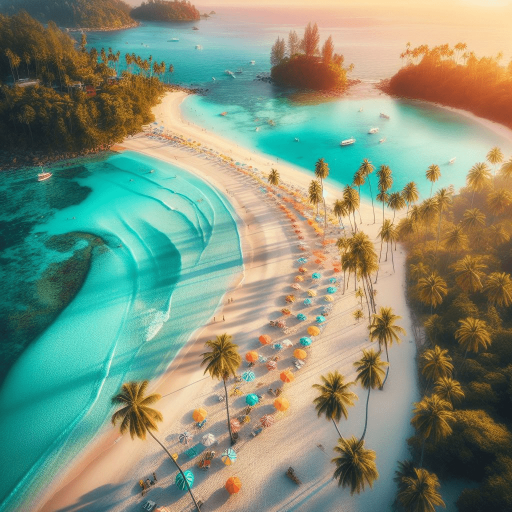
#> input picture tests/resources/image.png, 1024 x 1024 px, found by its file name (shown at 1/2 size)
$ python tester.py
#> lines starting #> are read from the running program, lines starting #| are printed output that depends on the picture
#> further down, im is the input picture: PIL image 1024x1024 P; mean R, G, B 130.3, 145.4, 122.6
### src/stegimage/encoder.py
from PIL import Image, ImageFont
from typing import Union, Tuple
from .helper import encode_pixel, generate_key, make_text_img, str2bin, encode_lsb

# [57 lines left out: function encode_text, not called in this run]

def encode_stencil(encoded_text: str,img_path: str=None, img: Image.Image=None, text_size=50, text_coords=(0, 0)) -> Tuple:
    """
    Encodes the text into the image as a stencil (symmetric cipher).

    Args:
        encoded_text (str): The text to be encoded into the image.
        img_path (str, optional): The path to the image file. Defaults to None.
        img (Image.Image, optional): The image object. Defaults to None.
        text_size (int, optional): The size of the text in pixels. Defaults to 50.
        text_coords (tuple, optional): The coordinates (x, y) where the top-left corner of the text will be placed on the image. Defaults to (0, 0).

    Returns:
        tuple | ValueError: A tuple containing the encoded image (Image.Image) and the key (int) used for encoding.

    Raises:
        ValueError: If neither img_path nor img argument is provided.
        ValueError: If the text does not fit on the image.
        ValueError: If the encoded text does not contain at least one character.
    """
#> called with encoded_text = 'hello', text_size = 50, text_coords = (0, 0)

    # checks if at least one image argument is provided
    if (img_path == None and img == None):
        raise ValueError("MUST PROVIDE IMAGE ARGUMENT")

    if (img_path != None and img == None):
        img = Image.open(img_path).convert("RGB")
    else:
        # default to using img argument
        img = img.convert("RGB")

    length, height = img.getbbox()[2]-img.getbbox()[0], img.getbbox()[3]-img.getbbox()[1]
#> length = 1024; height = 1024
    fnt = ImageFont.load_default(text_size)
    text_length = int(fnt.getlength(encoded_text))

    # check valid arguments
    if (text_length+text_coords[0] > length or text_size+text_coords[1] > height):
        raise ValueError("TEXT DOES NOT FIT ON IMAGE")
    elif (encoded_text.isspace()):
        raise ValueError("ENCODED TEXT MUST CONTAIN AT LEAST ONE CHARACTER")

    # generate stencil
    text_img = make_text_img(fnt, encoded_text, text_size)
#> in make_text_img, `text_img = Image.new("RGB", (text_length, text_size), color="white")`: text_img: PIL image 112x50 RGB; every value is 255
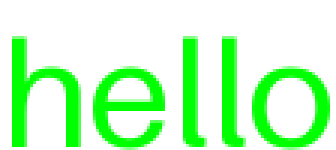
#> text_img: PIL image 112x50 RGB (shown 3 times larger); mean R, G, B 196.2, 255, 196.2

    key = generate_key()

    for y in range(text_size):
        for x in range(text_length):
            if (text_img.getpixel((x, y)) == (0, 255, 0)):
                adjusted_coords = (x+text_coords[0], y+text_coords[1])
                img.putpixel(adjusted_coords, encode_pixel(img.getpixel(adjusted_coords), key))

    return img, key

### src/stegimage/helper.py
from PIL import Image, ImageDraw, ImageFont
import random

def encode_pixel(pixel: tuple, key: int) -> tuple:
    """
    Encodes the key into the lower order bits of the pixels RGB values.

    Parameters:
    Returns: Encoded pixel as tuple.
    """

    key = key%64

    # extract RGB values from pixel
    r, g, b = pixel[0], pixel[1], pixel[2]

    # convert key to a binary string
    binary_key = bin(key)[2:].zfill(6)

    # encode the lower order bits of the RGB values with the key
    encoded_r = (r & 0b1111111100) | int(binary_key[0:2], 2)
    encoded_g = (g & 0b1111111100) | int(binary_key[2:4], 2)
    encoded_b = (b & 0b1111111100) | int(binary_key[4:6], 2)

    return (encoded_r, encoded_g, encoded_b)

# [19 lines left out: function is_encoded_pixel, not called in this run]

def make_text_img(fnt: ImageFont.ImageFont, text: str, text_size: int) -> Image.Image:
    """
    Generates image of text with the exact dimensions required by given font.
    """

    text_length = int(fnt.getlength(text))

    text_img = Image.new("RGB", (text_length, text_size), color="white")
    draw = ImageDraw.Draw(text_img)
    draw.text((0, 0), text=text, fill=(0, 255, 0), font=fnt)

    return text_img

def generate_key() -> int:
    """
    Generates 4 digit key.
    """
    return random.randint(1000, 9999)

# [50 lines left out: functions str2bin, bin2str, encode_lsb, get_encrypted_bit, not called in this run]

### examples/tester.py
# from example_package.src.stegimage import encoder as enc
# from stegimage.encoder import encode_stencil
import stegimage.encoder as encoder
from PIL import Image

im = Image.open("./examples/image.png")

eim, k = encoder.encode_stencil("hello", img=im)
#> k = 7311

print(k)
#| 7311
